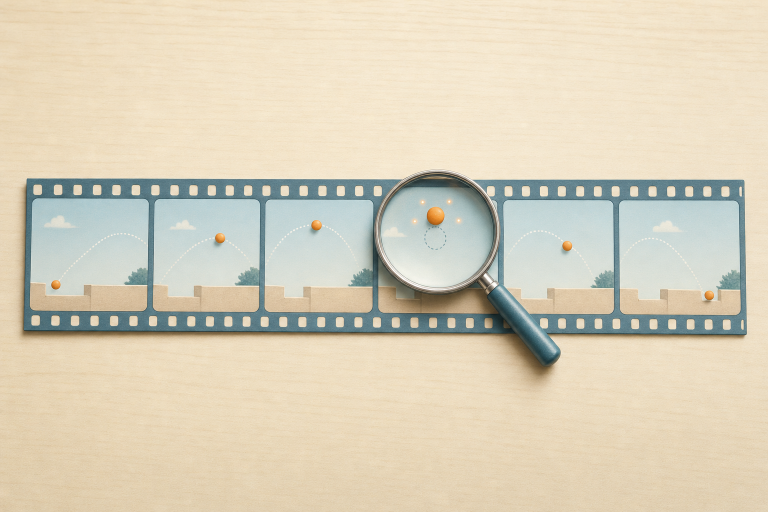
#> input picture experiments/physics-judge/data/cover/illustration-1.png, 1536 x 1024 px (shown at 1/2 size)
$ python make_cover.py data/cover/illustration-1.png
#> lines starting #> are read from the running program, lines starting #| are printed output that depends on the picture; after the words box and inside, x2 and y2 are one past the last pixel; in counts of white or black regions, pixels touching at a corner belong together
"""Make the cover and the research-page thumbnail for the physics-judge note.

    python experiments/physics-judge/make_cover.py --generate   # image model (OPENAI_API_KEY), ~$0.25 per image
    python experiments/physics-judge/make_cover.py              # lay out and resize the chosen illustration

As in the sibling image-to-video note, the cover is an illustration made with an image model (gpt-image-2, 1536x1024,
high quality) from PROMPT below: a strip of film frames of a ball being thrown, where in one frame the ball hangs still
in mid-air, and a small magnifier rests over that frame. --generate writes two candidates to data/cover/; CHOSEN names
the one kept. Writes report/figures/hero.jpg (the illustration at 86% on a gradient of its own background) and the
720x480 thumbnail; build_meta.py crops og.jpg from the hero.
"""

from __future__ import annotations

import base64
import sys
from pathlib import Path

from PIL import Image, ImageDraw, ImageFilter

HERE = Path(__file__).resolve().parent
sys.path.insert(0, str(HERE))
from common import env_key

COVER = HERE / "data" / "cover"
CHOSEN = COVER / "illustration-1.png"
HERO = HERE / "report" / "figures" / "hero.jpg"
THUMB = HERE.parent / "shared" / "thumbs" / "physics-judge.jpg"
MODEL = "gpt-image-2"

PROMPT = """A clean, playful modern editorial illustration, wide 3:2, soft and calm.
Subject: a horizontal strip of six film frames lies across a pale wooden desk, seen from slightly above. Each frame
shows the same simple scene a moment later: a small ball tossed in a gentle arc over a low wall. In five frames the
ball follows a smooth arc up and back down. In the fourth frame the ball is wrong: it hangs motionless at the top, a
little too large, with a faint dotted outline of where it should have been just below it. A small round magnifying
glass rests on the strip over that fourth frame, and a few tiny warm orange dots glow around the misplaced ball.
Style: soft volumetric shading, gentle gradients, matte materials, restrained palette of warm cream off-white
background, pale sand and light wood, soft slate blue and teal for the film frames and the sky inside them, a single
warm orange accent for the misplaced ball and the glowing dots. Generous empty space, uncluttered, centred
composition with the strip and the magnifier in the middle third so it survives a crop. Precise, friendly, not
cartoonish.
Strictly no text, no letters, no numbers, no labels, no logos, no watermarks, no user interface, no play buttons, no
charts, no people, no hands."""


def generate(n: int = 2) -> None:
    from openai import OpenAI

    client = OpenAI(api_key=env_key("OPENAI_API_KEY"))
    COVER.mkdir(parents=True, exist_ok=True)
    result = client.images.generate(model=MODEL, prompt=PROMPT, size="1536x1024", quality="high", n=n)
    for i, item in enumerate(result.data, start=1):
        path = COVER / f"illustration-{i}.png"
        path.write_bytes(base64.b64decode(item.b64_json))
        print("wrote", path.relative_to(HERE))


def main() -> None:
    if "--generate" in sys.argv:
        generate()
        return
    im = Image.open(CHOSEN).convert("RGB").resize((1536, 1024), Image.LANCZOS)
#> im is the input picture: PIL image 1536x1024 RGB; mean R, G, B 217.1, 208.4, 186.7
    scale = 0.86
    small = im.resize((round(1536 * scale), round(1024 * scale)), Image.LANCZOS)
    top = im.crop((620, 10, 920, 40)).resize((1, 1), Image.BOX).getpixel((0, 0))
#> top = (244, 230, 205)
    bottom = im.crop((620, 980, 920, 1014)).resize((1, 1), Image.BOX).getpixel((0, 0))
#> bottom = (226, 209, 179)
    canvas = Image.new("RGB", (1536, 1024))
#> canvas: PIL image 1536x1024 RGB; every value is 0
    for y in range(1024):
        t = y / 1023
        canvas.paste(tuple(round(top[c] * (1 - t) + bottom[c] * t) for c in range(3)), (0, y, 1536, y + 1))
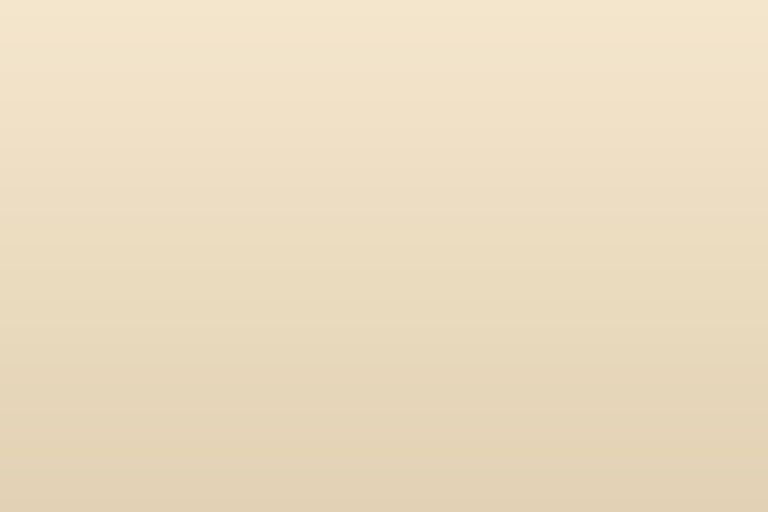
#> canvas: PIL image 1536x1024 RGB (shown at 1/2 size); mean R, G, B 235, 219.5, 192
    mask = Image.new("L", small.size, 0)
#> mask: PIL image 1321x881 L; every value is 0
    ImageDraw.Draw(mask).rectangle((50, 50, small.width - 50, small.height - 50), fill=255)
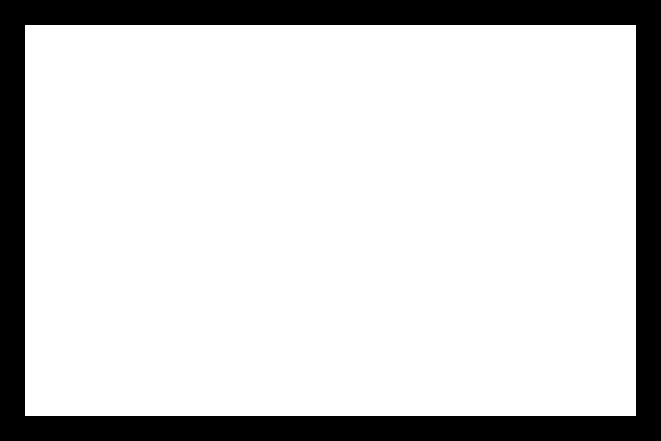
#> mask: PIL image 1321x881 L (shown at 1/2 size); 82.1% white; 1 black region, box (x1, y1, x2, y2) and area: (0, 0, 1321, 881) 208197
    offset = ((1536 - small.width) // 2, (1024 - small.height) // 2)
#> offset = (107, 71)
    canvas.paste(small, offset, mask.filter(ImageFilter.GaussianBlur(30)))
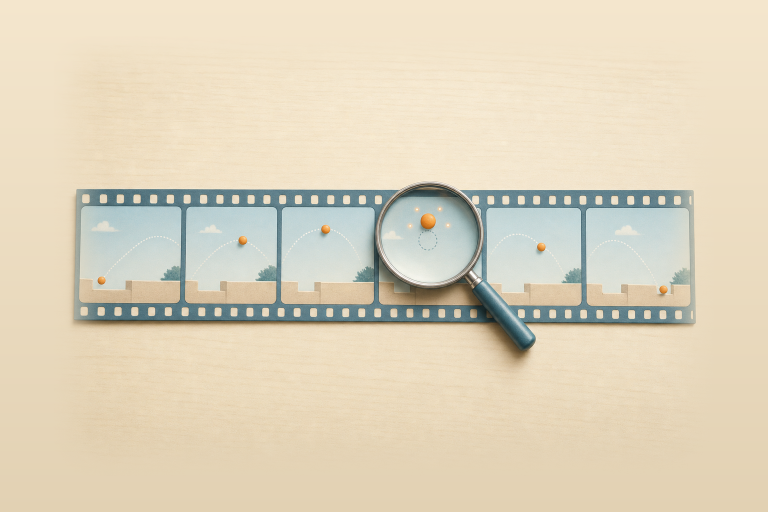
#> canvas: PIL image 1536x1024 RGB (shown at 1/2 size); mean R, G, B 222.5, 212, 188.8
    HERO.parent.mkdir(parents=True, exist_ok=True)
    canvas.save(HERO, quality=88)
    canvas.resize((720, 480), Image.LANCZOS).save(THUMB, quality=88)
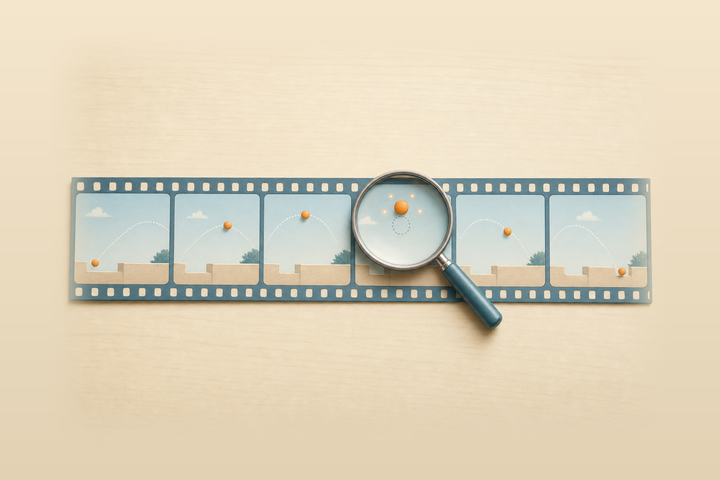
#> saved as physics-judge.jpg: PIL image 720x480 RGB; mean R, G, B 222.5, 212, 188.8
    print("wrote", HERO.relative_to(HERE), "and", THUMB.name)


if __name__ == "__main__":
    main()
